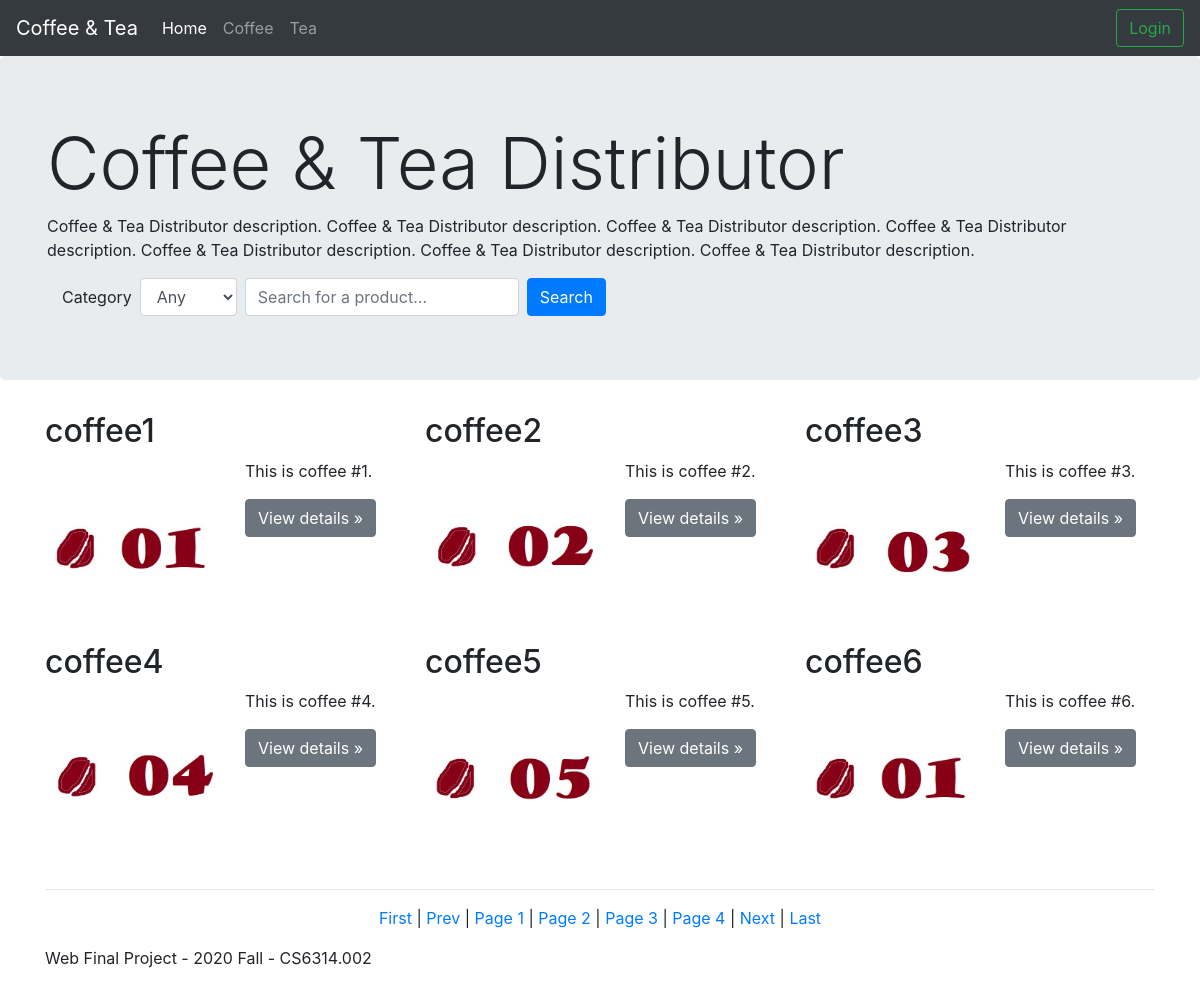
The page / on the database its author committed.
### tables this page shows
CREATE TABLE PRODUCT (
	ProductID	INT AUTO_INCREMENT,
	Name		VARCHAR(50) NOT NULL,
	Price		DECIMAL(10, 2) NOT NULL,
	Num	        INT NOT NULL,
	Category	VARCHAR(50) NOT NULL,
	Description	VARCHAR(200),
	Image		VARCHAR(50),
	Removed		INT NOT NULL DEFAULT 0,	
	PRIMARY KEY (ProductID)
);

### partial/products.php (the view, shortened to what this page needs)
<?php
    if (isset($_GET['pageno'])) {
        $pageno = $_GET['pageno'];
    } else {
        $pageno = 1;
    }
    $no_of_records_per_page = 6;
    $offset = ($pageno - 1) * $no_of_records_per_page;
    $ini = parse_ini_file("info.ini");
    $conn = mysqli_connect($ini["servername"], $ini["username"], $ini["password"], $ini["dbname"], $ini["portid"]) or die("cannot connect to database");
    if (!isset($_SESSION["loggedin"]) || $_SESSION["loggedin"] !== true)
    {
        $output = "<div class='row' id='products'>";
        if (isset($_POST['search'])) {
            $total_pages_sql = "SELECT COUNT(*) FROM product WHERE Removed<>'1' AND ";
            $sql = "SELECT * FROM product WHERE Removed<>'1' AND ";
            $s = "";
            $search_query = $_POST['search'];
            if ($search_query != "") {
                $search_query = preg_replace("#[^0-9a-z]#i", "", $search_query);
                $s .= "name LIKE '%$search_query%' AND ";
            }
            if ($category != "*") {
                $s .= "category='$category'";
            } else {
                $s .= "1";
            }
            $total_pages_sql .= $s;
            $sql .= $s;
            $sql .= " LIMIT ".$offset." , ".$no_of_records_per_page;
            $result = mysqli_query($conn, $total_pages_sql);
            $total_rows = mysqli_fetch_array($result)[0];
            $total_pages = ceil($total_rows / $no_of_records_per_page);
            $search_result = mysqli_query($conn, $sql) or die("cannot search");
            $r = mysqli_num_rows($search_result);
        } else {
            $total_pages_sql = "SELECT COUNT(*) FROM product WHERE Removed<>'1'";
            $sql = "SELECT * FROM product WHERE Removed<>'1' LIMIT ".$offset." , ".$no_of_records_per_page;
            $result = mysqli_query($conn, $total_pages_sql);
            $total_rows = mysqli_fetch_array($result)[0];
            $total_pages = ceil($total_rows / $no_of_records_per_page);
            $search_result = mysqli_query($conn, $sql) or die("cannot search");
            $r = mysqli_num_rows($search_result);
        }
        if ($r == 0) {
            $output = "<p>There was no products</p>";
        } else {
            while ($row = mysqli_fetch_array($search_result)) {
                $ProductID = $row['ProductID'];
                $Name = $row['Name'];
                $Description = $row['Description'];
                $Image = $row['Image'];
                $output .= "<div class='col-md-4'>";
                $output .= "<h2>" . $Name . "</h2>";
                $output .= "<img class='item-img' src='img/" . $Image . "' alt='" . $Name . "'>";
                $output .= "<p>" . $Description . "</p>";
                $output .= "<p><a class='btn btn-secondary' href='./detail.php?pid=" . $ProductID . "' role='button'>View details &raquo;</a></p>
                    </div>";
            }
        }
        $output .= "</div>";
        $paginglist = "";
        for($x=1; $x <= $total_pages; $x++)
        {
            $paginglist .= "&nbsp|&nbsp<li><a href='?pageno=".$x."'>Page ".$x."</a></li>";
        }
        $paginglist .= "&nbsp|&nbsp";
        echo $output;
    }

### index.php (shortened to what this page needs)
<!DOCTYPE html>
<html lang="en">
<?php include "partial/header.php"; ?>
<body>
    <?php include "partial/navbar.php"; ?>
    <main role="main">
        <div class="jumbotron">
            <div class="container">
                <h1 class="display-3">Coffee & Tea Distributor</h1>
                <p>Coffee & Tea Distributor description. Coffee & Tea Distributor description. Coffee & Tea Distributor
                    description. Coffee & Tea Distributor description. Coffee & Tea Distributor description. Coffee &
                    Tea Distributor description. Coffee & Tea Distributor description. </p>
                <div class="container">
                    <form action="" method="post" class="form-inline my-2 my-lg-0">
                        <label for="category">Category</label>
                        <select id="category" class="form-control ml-sm-2" name="category">
                            <option value="*">Any</option>
                        </select>
                        <input class="form-control  ml-sm-2" type="text" name="search" placeholder="Search for a product..." aria-label="Search">
                        <input type="submit" class="btn btn-primary ml-sm-2" value="Search">
                    </form>
                </div>
            </div>
        </div>
        <div class="container">
            <?php
            include "partial/products.php";
            ?>
            <hr>
        </div>
        <div style="text-align: center;margin: auto;">
            <ul class="pagination" style="justify-content: center;">
                <li><a href="?pageno=1">First</a></li>&nbsp|&nbsp
                <li class="<?php if ($pageno <= 1) {
                                echo 'disabled';
                            } ?>">
                    <a href="<?php if ($pageno <= 1) {
                                    echo '#';
                                } else {
                                    echo "?pageno=" . ($pageno - 1);
                                } ?>">Prev</a>
                </li>
                <?php
                echo $paginglist;
                ?>
                <li class="<?php if ($pageno >= $total_pages) {
                                echo 'disabled';
                            } ?>">
                    <a href="<?php if ($pageno >= $total_pages) {
                                    echo '#';
                                } else {
                                    echo "?pageno=" . ($pageno + 1);
                                } ?>">Next</a>
                </li>&nbsp|&nbsp
                <li><a href="?pageno=<?php echo $total_pages; ?>">Last</a></li>
            </ul>
        </div>
    </main>
    <footer class="container">
        <p>Web Final Project - 2020 Fall - CS6314.002</p>
    </footer>
</body>
</html>

### partial/header.php (shortened to what this page needs)
<head>
    <link rel="stylesheet" href="https://cdn.jsdelivr.net/npm/bootstrap@4.5.3/dist/css/bootstrap.min.css">
    <link rel="stylesheet" href="css/index.css" />
</head>

### partial/navbar.php (shortened to what this page needs)
<nav class="navbar navbar-expand-sm navbar-dark fixed-top bg-dark">
    <a class="navbar-brand" href="#">Coffee & Tea</a>
    <div class="collapse navbar-collapse" id="navbarsExampleDefault">
        <ul class="navbar-nav mr-auto">
            <li class="nav-item active">
                <a class="nav-link" href="index.php">Home <span class="sr-only">(current)</span></a>
            </li>
            <li class="nav-item">
                <a class="nav-link" href="index.php#coffee-row">Coffee</a>
            </li>
            <li class="nav-item">
                <a class="nav-link" href="index.php#tea-row">Tea</a>
            </li>
        </ul>
        <?php
        if (!isset($_SESSION["loggedin"]) || $_SESSION["loggedin"] !== true)
        {
            echo "<a class='btn btn-outline-success my-2 my-sm-0' href='login.php'>Login</a>";
        }
        elseif(isset($_SESSION["adminloggedin"]) || $_SESSION["adminloggedin"] === true)
        {
            $s = "<span class='text-white mr-2'>hello, admin " . htmlspecialchars($_SESSION["username"])."</span>";
            $s .= "<a class='btn btn-outline-success my-2 my-sm-0' href='logout.php'>Logout</a>";
            echo $s;
        }
        ?>
    </div>
</nav>

### css/index.css (style rules this page uses)
body { padding-top: 3.5rem; }
.item-img { float: left; width: 200px; padding-right: 1rem; }

### rows shown on the page
product: Name "coffee1", Image+Name (picture), Description "This is coffee #1."
product: Name "coffee2", Image+Name (picture), Description "This is coffee #2."
product: Name "coffee3", Image+Name (picture), Description "This is coffee #3."
product: Name "coffee4", Image+Name (picture), Description "This is coffee #4."
product: Name "coffee5", Image+Name (picture), Description "This is coffee #5."
product: Name "coffee6", Image (picture), Description "This is coffee #6."

### other values the page prints
$paginglist "|"
